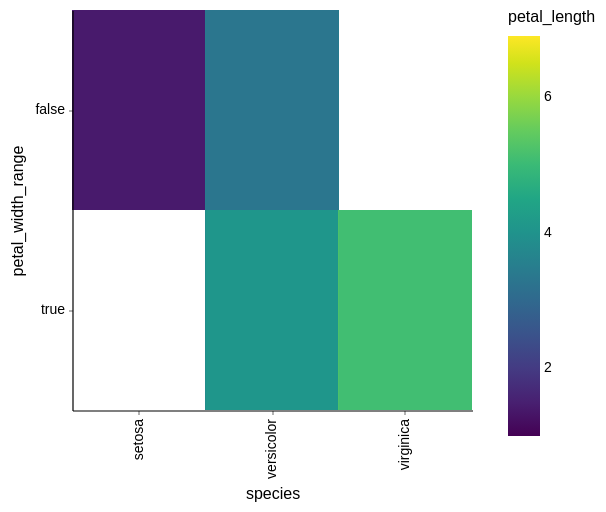

The notebook cell this image was saved under:
### Code cell
df['petal_width_range'] = df['petal_width'] > 1
p = alt.Chart(df).mark_rect().encode(x='species', y='petal_width_range', color='petal_length')
p.properties(width=200, height=200)

### Figure 1 — Vega-Lite specification as saved in the notebook (floating-point values rounded to 4 significant figures; data arrays with more than 128 entries replaced by an {"elided": "..."} marker saying what was removed)
{"config": {"font": "Helvetica", "scheme": "set1", "color": {"field": "color", "type": "Set1"}, "view": {"strokeWidth": 0}, "axis": {"grid": false, "domainColor": "black", "domainWidth": 0.6, "tickColor": "black", "tickSize": 2, "tickWidth": 0.3, "labelFontWeight": "normal", "titleFontWeight": "normal", "labelFontSize": 7, "titleFontSize": 8}, "range": {"category": {"scheme": "set1"}, "heatmap": {"scheme": "viridis"}, "ordinal": {"scheme": "set1"}, "ramp": {"scheme": "set1"}, "diverging": {"scheme": "set1"}}, "legend": {"labelFontWeight": "normal", "titleFontWeight": "normal", "labelFontSize": 7, "titleFontSize": 8, "symbolOpacity": 1, "symbolStrokeWidth": 0}, "boxplot": {"outliers": {"size": 8, "filled": true}}, "mark": {"color": "black"}}, "data": {"name": "data-186c34c08156a5e974c5ee74800a0d21"}, "mark": "rect", "encoding": {"color": {"field": "petal_length", "type": "quantitative"}, "x": {"field": "species", "type": "nominal"}, "y": {"field": "petal_width_range", "type": "nominal"}}, "height": 200, "width": 200, "$schema": "https://vega.github.io/schema/vega-lite/v4.17.0.json", "datasets": {"data-186c34c08156a5e974c5ee74800a0d21": {"elided": "150 records"}}}
